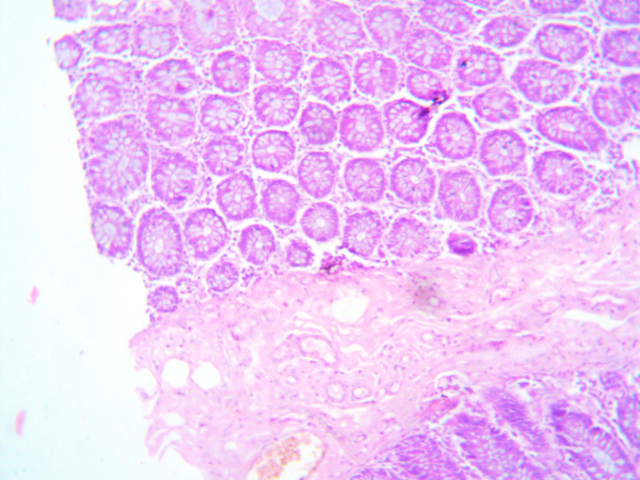
#> input picture Colon/10x/35_colon_10x.tif, 1280 x 960 px, found by its file name (shown at 1/2 size)
$ jupyter execute visual-fidelity-metrices.ipynb
#> lines starting #> are read from the running program, lines starting #| are printed output that depends on the picture; long printed decimals are rounded
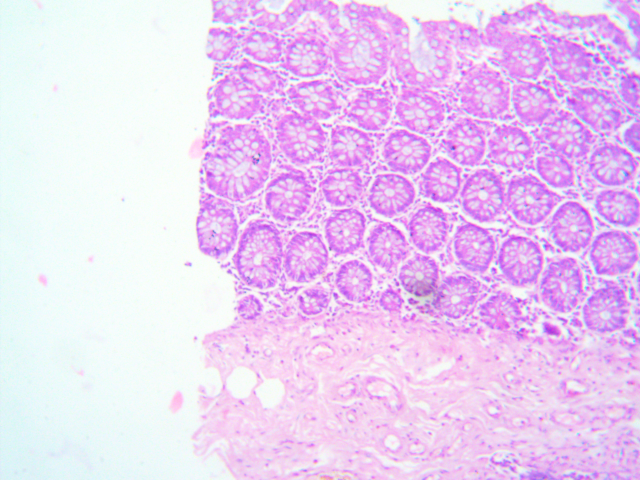
#> input picture Colon/10x/36_colon_10x.tif, 1280 x 960 px, found by its file name (shown at 1/2 size)
# Visual Fidelity Metric

## Importing libraries

[cell 1]
import numpy as np
import cv2

## VIF implementation

[cell 2]
def integral_image(x):
    M, N = x.shape
    int_x = np.zeros((M+1, N+1))
    int_x[1:, 1:] = np.cumsum(np.cumsum(x, 0), 1)
    return int_x

def moments(x, y, k, stride):
#> called with k = 11, stride = 1
    kh = kw = k

    k_norm = k**2

    x_pad = np.pad(x, int((kh - stride)/2), mode='reflect')
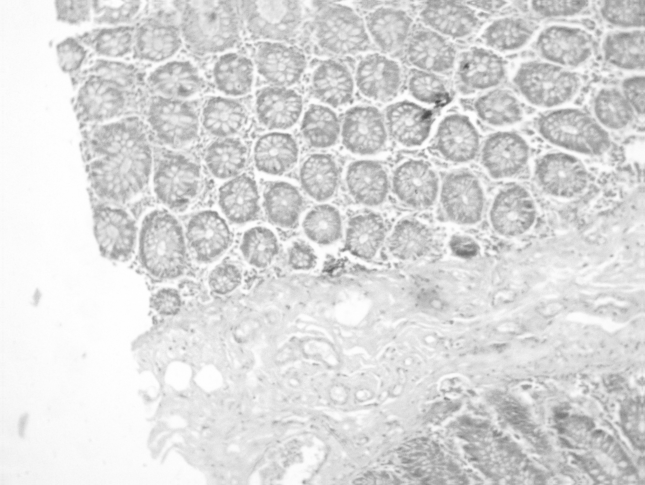
#> x_pad: shape (970, 1290) float32 (shown at 1/2 size); min 68, max 255, mean 217.5
    y_pad = np.pad(y, int((kw - stride)/2), mode='reflect')
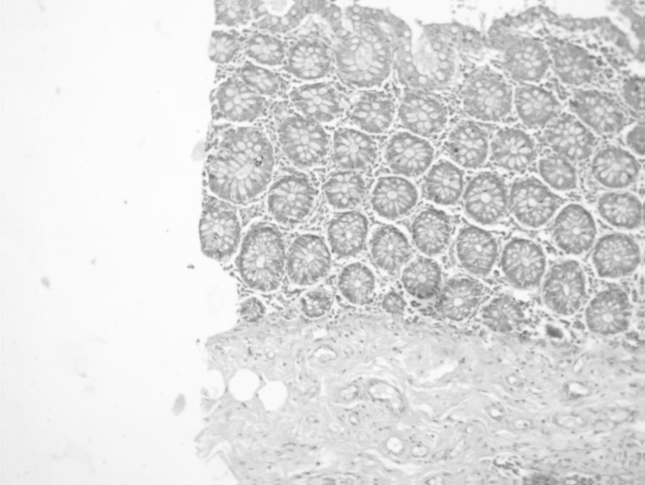
#> y_pad: shape (970, 1290) float32 (shown at 1/2 size); min 93, max 254, mean 219

    int_1_x = integral_image(x_pad)
#> in integral_image, `int_x[1:, 1:] = np.cumsum(np.cumsum(x, 0), 1)`:
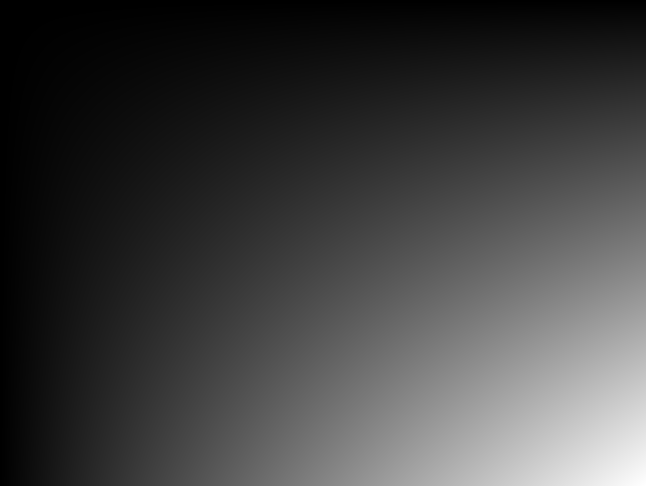
#> int_x: shape (971, 1291) float64 (shown at 1/2 size); min 0, max 272136032, mean 68755530.1; drawn with min black and max white
    int_1_y = integral_image(y_pad)

    int_2_x = integral_image(x_pad*x_pad)
    int_2_y = integral_image(y_pad*y_pad)

    int_xy = integral_image(x_pad*y_pad)
#> in integral_image (call 5), `int_x[1:, 1:] = np.cumsum(np.cumsum(x, 0), 1)`:
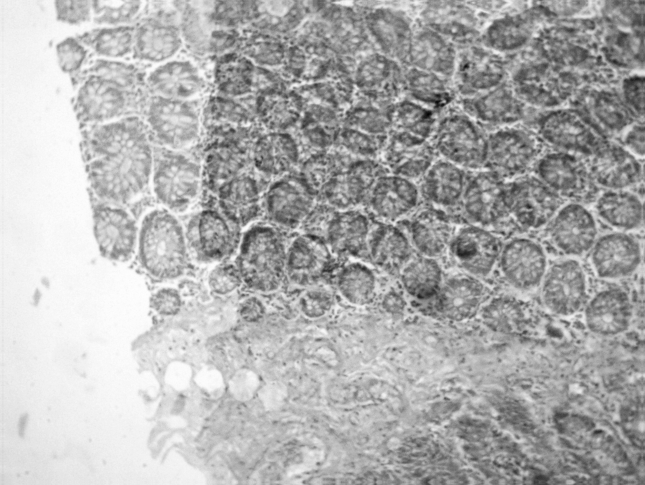
#> x: shape (970, 1290) float32 (shown at 1/2 size); min 12144, max 64262, mean 47864.8; drawn with min black and max white

    mu_x = (int_1_x[:-kh:stride, :-kw:stride] - int_1_x[:-kh:stride, kw::stride] - int_1_x[kh::stride, :-kw:stride] + int_1_x[kh::stride, kw::stride])/k_norm
    mu_y = (int_1_y[:-kh:stride, :-kw:stride] - int_1_y[:-kh:stride, kw::stride] - int_1_y[kh::stride, :-kw:stride] + int_1_y[kh::stride, kw::stride])/k_norm

    var_x = (int_2_x[:-kh:stride, :-kw:stride] - int_2_x[:-kh:stride, kw::stride] - int_2_x[kh::stride, :-kw:stride] + int_2_x[kh::stride, kw::stride])/k_norm - mu_x**2
    var_y = (int_2_y[:-kh:stride, :-kw:stride] - int_2_y[:-kh:stride, kw::stride] - int_2_y[kh::stride, :-kw:stride] + int_2_y[kh::stride, kw::stride])/k_norm - mu_y**2

    cov_xy = (int_xy[:-kh:stride, :-kw:stride] - int_xy[:-kh:stride, kw::stride] - int_xy[kh::stride, :-kw:stride] + int_xy[kh::stride, kw::stride])/k_norm - mu_x*mu_y
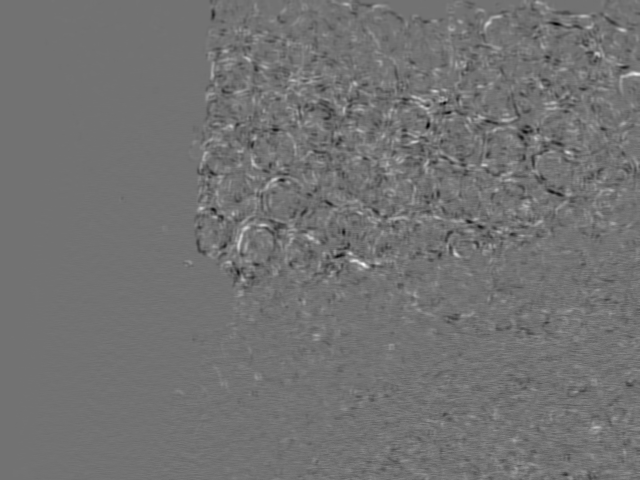
#> cov_xy: shape (960, 1280) float64 (shown at 1/2 size); min -1012.7, max 1241.7, mean -0.1; drawn with min black and max white

    mask_x = (var_x < 0)
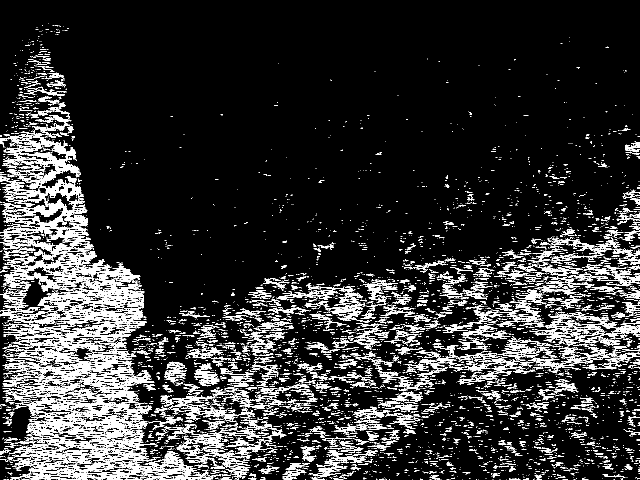
#> mask_x: shape (960, 1280) bool (shown at 1/2 size); 13.6% white in thin lines or dots
    mask_y = (var_y < 0)
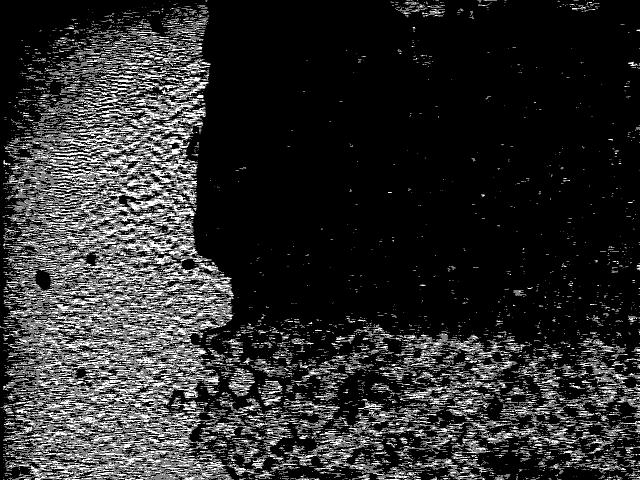
#> mask_y: shape (960, 1280) bool (shown at 1/2 size); 17.6% white in thin lines or dots

    var_x[mask_x] = 0
#> var_x: shape (960, 1280) float64; min 0, max 3653.1, mean 161.4
    var_y[mask_y] = 0
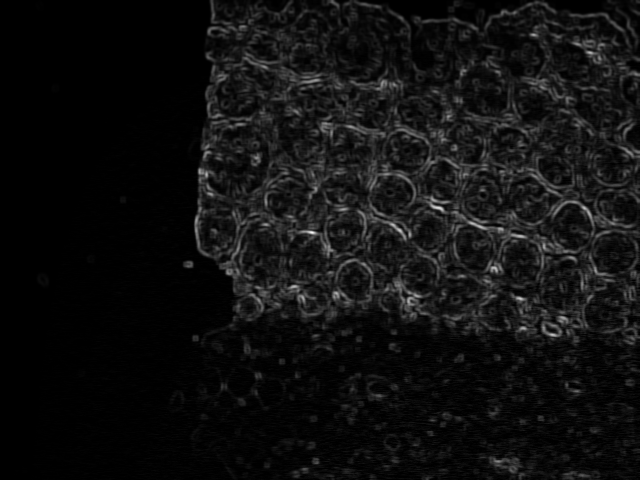
#> var_y: shape (960, 1280) float64 (shown at 1/2 size); min 0, max 2708, mean 173.9; drawn with min black and max white

    cov_xy[mask_x + mask_y] = 0

    return (mu_x, mu_y, var_x, var_y, cov_xy)

def vif_spatial(img_ref, img_dist, k=11, sigma_nsq=0.1, stride=1, full=False):
    x = img_ref.astype('float32')
    y = img_dist.astype('float32')

    mu_x, mu_y, var_x, var_y, cov_xy = moments(x, y, k, stride)

    g = cov_xy / (var_x + 1e-10)
    sv_sq = var_y - g * cov_xy

    g[var_x < 1e-10] = 0
#> g: shape (960, 1280) float64; min -3450.6, max 2911.5, mean 0
    sv_sq[var_x < 1e-10] = var_y[var_x < 1e-10]
#> sv_sq: shape (960, 1280) float64; min -320728.4, max 2334.7, mean 116.5
    var_x[var_x < 1e-10] = 0
#> var_x: shape (960, 1280) float64; min 0, max 3653.1, mean 161.4

    g[var_y < 1e-10] = 0
#> g: shape (960, 1280) float64; min -3450.6, max 2911.5, mean 0
    sv_sq[var_y < 1e-10] = 0
#> sv_sq: shape (960, 1280) float64; min -320728.4, max 2334.7, mean 116.5

    sv_sq[g < 0] = var_x[g < 0]
    g[g < 0] = 0
    sv_sq[sv_sq < 1e-10] = 1e-10
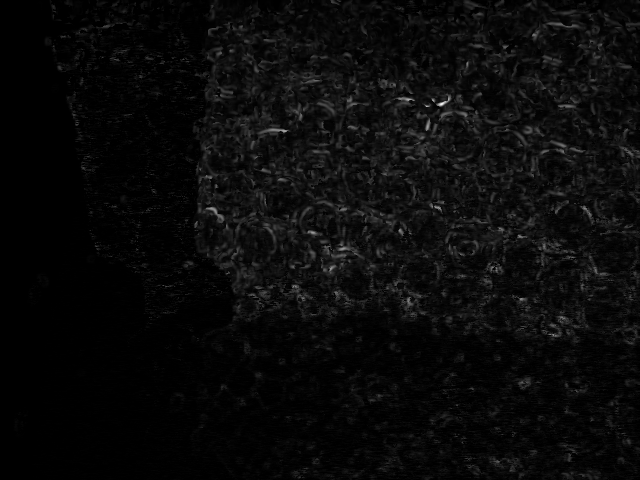
#> sv_sq: shape (960, 1280) float64 (shown at 1/2 size); min 1e-10, max 3653.1, mean 146.3; drawn with min black and max white

    vif_val = np.sum(np.log(1 + g**2 * var_x / (sv_sq + sigma_nsq)) + 1e-4)/np.sum(np.log(1 + var_x / sigma_nsq) + 1e-4)
#> vif_val = 0.0573
    if full:
        return (np.sum(np.log(1 + g**2 * var_x / (sv_sq + sigma_nsq)) + 1e-4), np.sum(np.log(1 + var_x / sigma_nsq) + 1e-4), vif_val)
    else:
        return vif_val

## Importing Images

[cell 3]
img_ref = cv2.imread('/kaggle/input/colon-10x/10x/35_colon_10x.tif', cv2.IMREAD_GRAYSCALE)
img_dist = cv2.imread('/kaggle/input/colon-10x/10x/36_colon_10x.tif', cv2.IMREAD_GRAYSCALE)

## Ensure images are the same size

[cell 4]
img_ref = cv2.resize(img_ref, (img_dist.shape[1], img_dist.shape[0]))

## Run VIF

[cell 5]
vif_value = vif_spatial(img_ref, img_dist, k=11, sigma_nsq=0.1, stride=1, full=False)
#> vif_value = 0.0573

[cell 6]
print(f"VIF score: {vif_value}")
#| VIF score: 0.05726
